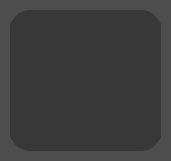
   <widget class="QFrame" name="frame_3">
    <property name="geometry">
     <rect>
      <x>10</x>
      <y>184</y>
      <width>171</width>
      <height>161</height>
     </rect>
    </property>
    <property name="styleSheet">
     <string notr="true">QFrame {
	background-color: #4d4d4d;
	border-radius: 20px;
}</string>
    </property>
    <property name="frameShape">
     <enum>QFrame::StyledPanel</enum>
    </property>
    <property name="frameShadow">
     <enum>QFrame::Raised</enum>
    </property>
    <widget class="QFrame" name="frame_19">
     <property name="geometry">
      <rect>
       <x>10</x>
       <y>10</y>
       <width>151</width>
       <height>141</height>
      </rect>
     </property>
     <property name="styleSheet">
      <string notr="true">QFrame {
	background-color: rgb(56, 56, 56);
	border-radius: 20px;
}</string>
     </property>
     <property name="frameShape">
      <enum>QFrame::StyledPanel</enum>
     </property>
     <property name="frameShadow">
      <enum>QFrame::Raised</enum>
     </property>
     <widget class="QLabel" name="label_61">
      <property name="geometry">
       <rect>
        <x>0</x>
        <y>10</y>
        <width>151</width>
        <height>121</height>
       </rect>
      </property>
      <property name="styleSheet">
       <string notr="true">image: url(&quot;C:/laragon/www/QT Drone/assets/compas.png&quot;);
border-radius: 5px;</string>
      </property>
      <property name="text">
       <string/>
      </property>
     </widget>
     <widget class="QLabel" name="DroneSideView">
      <property name="geometry">
       <rect>
        <x>36</x>
        <y>33</y>
        <width>81</width>
        <height>71</height>
       </rect>
      </property>
      <property name="styleSheet">
       <string notr="true"> image: url(&quot;C:/laragon/www/QT Drone/assets/drone-display.png&quot;);
background: transparent;</string>
      </property>
      <property name="text">
       <string/>
      </property>
     </widget>
    </widget>
   </widget>
